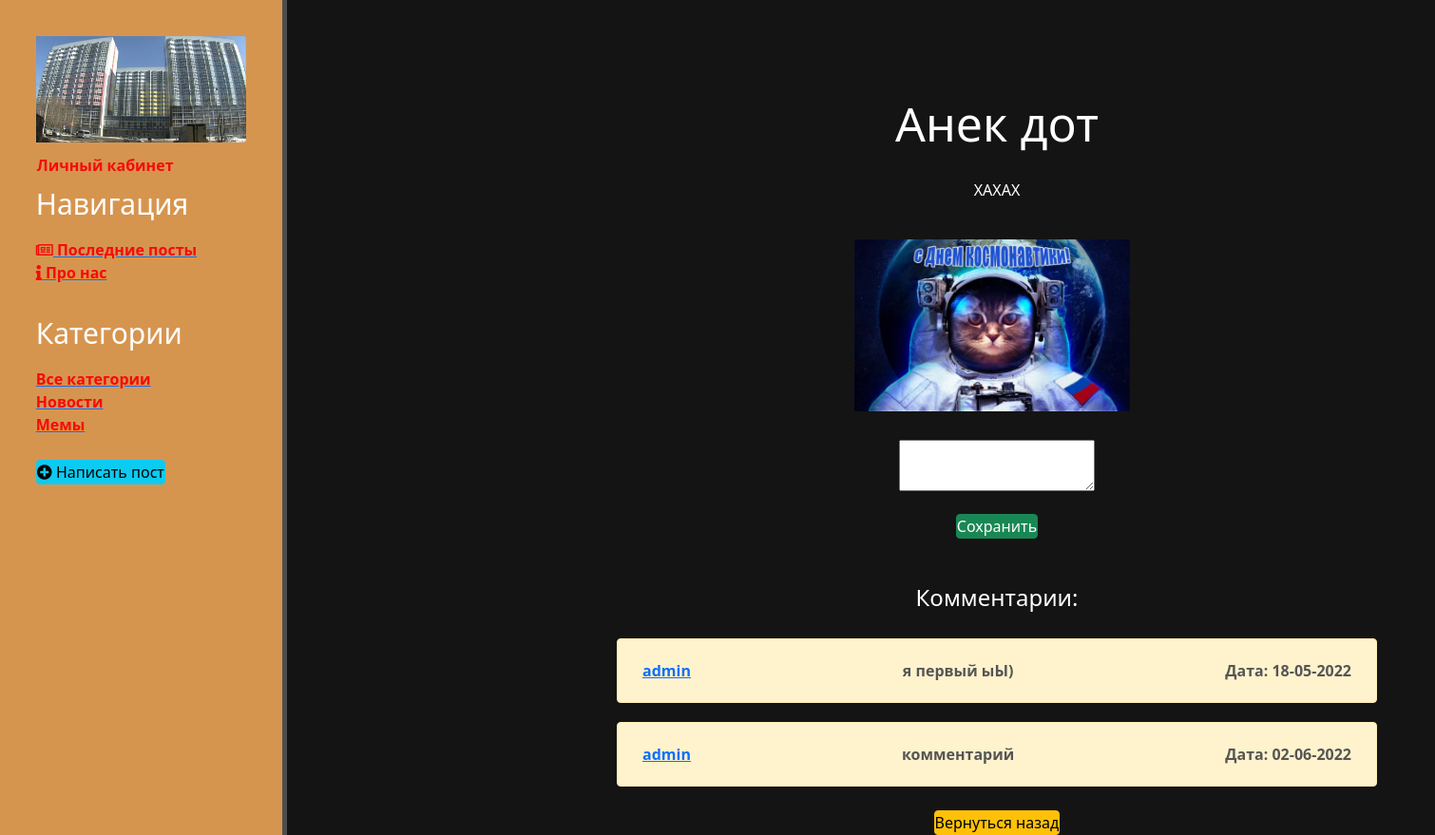
The page /post/23 (signed in) on the database its author committed.
### main/models.py (models this page shows, shortened)
class Category(models.Model): #категория
    name = models.CharField(max_length=100, db_index=True)
    def get_absolute_url(self):
        return reverse('category', kwargs={'cat_id': self.pk})
    class Meta:
        verbose_name = 'Категория'
        verbose_name_plural = 'Категории'

class Posts(models.Model): #пост
    title = models.CharField('Название', max_length=50)
    full_text = models.TextField('Пост')
    photo = models.ImageField('Фото', upload_to='photos/%Y/%m/%d/', null=True)
    date = models.DateTimeField('Дата публикации', auto_now_add=True)
    cat = models.ForeignKey('Category', on_delete=models.PROTECT)
    author = models.ForeignKey(User, on_delete=models.CASCADE, verbose_name="Автор", related_name="posts", null=True)
    class Meta: #класс названий для таблички (админ панель)
        verbose_name = 'Пост'
        verbose_name_plural = 'Посты'

class Comments(models.Model): #комментарии
    auth = models.ForeignKey(User, on_delete=models.CASCADE, verbose_name="Автор", related_name="comments")
    post = models.ForeignKey(Posts, on_delete=models.CASCADE, verbose_name="Пост", related_name="comments")
    text = models.CharField('Текст', max_length=1000, null=True, blank=True)
    datetime = models.DateTimeField(verbose_name="Дата", auto_now_add=True)
    class Meta:
        verbose_name = "Комментарий"
        verbose_name_plural = "Комментарии"

### main/views.py (the view)
# urls.py: path('post/<int:post_id>', show_post, name='post-detail'),
@login_required
def show_post(request, post_id): #метод просмотра поста
    error = ''
    form = CommentsForm()
    post = get_object_or_404(Posts, pk=post_id)
    cats = Category.objects.all()
    comm = Comments.objects.all()
    data = {
        'post': post,
        'cats': cats,
        'comm': comm,
        'error': error,
        'form': form
    }
    return render(request, 'main/details_view.html', data)

### main/forms.py
class CommentsForm(ModelForm): #форма комментариев
    class Meta:
        model = Comments
        fields = ['text']
        widgets = {
            'text': TextInput(attrs={
                'class': 'form-control',
                'placeholder': 'Ваш комментарий'
            })
        }

### main/templates/main/details_view.html (shortened to what this page needs)
{% extends 'main/layout.html' %}
{% block content %}
    <div class="features">
        <div class="comments">
        <h1>{{ post.title }}</h1>
        {{post.full_text|linebreaks}}
        {% if post.photo %}
            <p><img class="img-article-left" src="{{post.photo.url}}"></p>
        {% endif %}
        <textarea name="cAdd" id="id_text"></textarea><br>
        <button class="btn btn-success" type="submit" onclick="saveComm(this, {{post.id}})">Сохранить</button>
        <br><br>
        <h4 align="left">Комментарии:</h4>
        {% for el in comm %}
        {% if el.post_id == post.id %}
        <div class="alert alert-warning">
        <div class="article-panel">
            <p class="first"><a href="{% url 'profile-detail' el.auth.id %}">{{ el.auth }}</a></p>
            <p class="last">Дата: {{el.datetime|date:"d-m-Y"}}</p>
        {{el.text}}
            </div>
        </div>{% endif %}{% endfor %}<br>
        <a href="{% url 'post_home' %}"><button class="btn btn-warning">Вернуться назад</button></a>
        </div>
    </div>
{% endblock %}

### main/templates/main/layout.html (shortened to what this page needs)
<!doctype html>
{% load static %}
<html lang="en">
<head>
    <link rel="stylesheet" href="https://cdn.jsdelivr.net/npm/bootstrap@5.1.3/dist/css/bootstrap.min.css">
    <link rel="stylesheet" href="{% static 'main/css/main.css' %}">
    <link rel="stylesheet" href="https://use.fontawesome.com/releases/v5.8.2/css/all.css">
    <link rel="stylesheet" href="{% static 'css/scrollup-button.css' %}" type="text/css">
</head>
<body>
<aside>
    <a href="{% url 'home' %}"><img src="{% static 'main/img/fon.jpeg' %}" alt=""></a>
    <ul>
        {% if user.is_authenticated  %}
            <a href="#" class="btn" id="user-page"><li>Личный кабинет</li></a>
        {% else %}
            <a href="{% url 'reg' %}" class="btn"><li>Регистрация</li></a>
            <a href="{% url 'user' %}" class="btn"><li>Вход</li></a>
        {% endif %}
    </ul>
    <h3>Навигация</h3>
    <ul>
        <a href="{% url 'post_home' %}"><li><i class="far fa-newspaper"></i> Последние посты</li></a>
        <a href="{% url 'about' %}"><li><i class="fas fa-info"></i> Про нас</li></a>
    </ul>
    <br>
    <h3>Категории</h3>
    <ul>
        <a href="{% url 'post_home' %}"><li>Все категории</li></a>
        {% for c in cats %}
                <a href="{{ c.get_absolute_url }}"><li>{{ c.name }}</li></a>
        {% endfor %}
    </ul>
    <br>
         {% if user.is_authenticated  %}
            <a href="{% url 'create' %}"><button class="btn btn-info"><i class="fas fa-plus-circle"></i> Написать пост</button></a>
        {% else %}
            <a href="{% url 'user' %}"><button class="btn btn-info"><i class="fas fa-plus-circle"></i> Авторизоваться</button></a>
        {% endif %}
</aside>
<main>
    {% block content %}
    {% endblock %}
</main>
</body>
</html>

### main/static/main/css/main.css (style rules this page uses)
body { background-color: #141414; color: #f20a0a }
aside { float: left; padding: 2.5%; color: #fff; border-right: 5px solid #4d4d4d; height: 100%; width: 20%; position: fixed; background: #d6954f; z-index: 100; }
aside img { width: 100%; float: center; }
aside h3 { margin-top: 10px; font-size: 30px; }
aside ul { list-style: none }
aside ul li { color: #f70a0a; display: block; transition: all .6s ease; font-weight: bold }
main .features { float: left; color: #fff; margin-top: 100px; text-align: center; width: 80%; margin-left: 300px; padding: 0px 10px; padding-left: 300px; }
main .features h1 { font-size:50px; text-align: center; }
main .features p { max-width:400px; margin: 20px auto; }
.alert-warning { width: 800px; margin: 0 auto; text-align: center; margin-top: 20px; }
div.article-panel { padding: 5px 10px 5px 10px; box-sizing: border-box; overflow: hidden; color: #555; font-weight: bold }
div.article-panel p.first { margin: 0; float: left; }
div.article-panel p.last { margin: 0; float: right; }
img { max-width: 600px; height: auto; }
img.img-article-left { max-width: 300px; height: auto; float: center; padding: 0 10px 10px 0; }
ul { padding: 10px 0 0 0; margin: 0; }
.btn { padding: 0; }
.comments { display: flex; flex-direction: column; align-items: center; }

### rows shown on the page
Category: name "Новости"
Category: name "Мемы"
Posts: title "Анек дот", full_text "ХАХАХ", photo (picture)
Comments: auth "admin", datetime "18-05-2022", text "я первый ыЫ)"
Comments: auth "admin", datetime "02-06-2022", text "комментарий"
